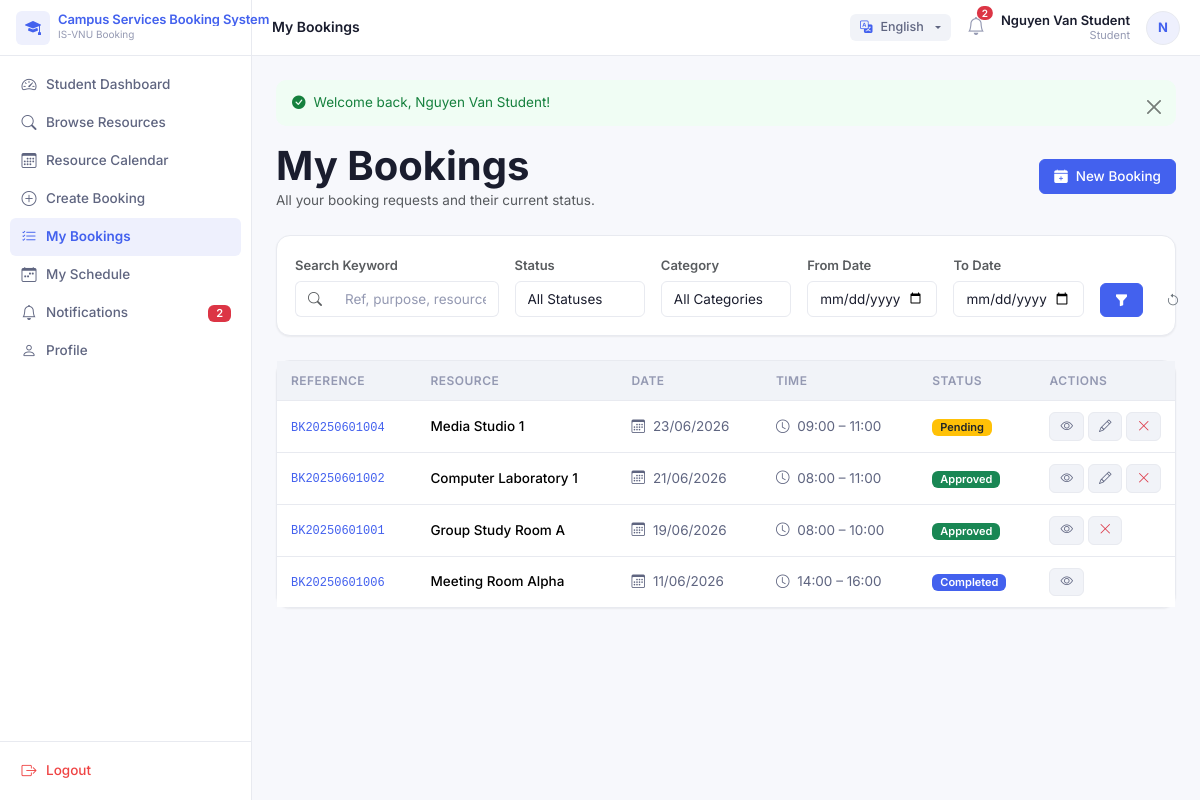
Page /index.php?page=bookings&action=myBookings (signed in) on the committed database.
### tables this page shows
CREATE TABLE bookings (
  id INT UNSIGNED AUTO_INCREMENT PRIMARY KEY,
  booking_reference VARCHAR(30) NOT NULL UNIQUE,
  user_id INT UNSIGNED NOT NULL,
  resource_id INT UNSIGNED NOT NULL,
  start_datetime DATETIME NOT NULL,
  end_datetime DATETIME NOT NULL,
  purpose VARCHAR(255) NOT NULL,
  additional_notes TEXT,
  status ENUM('pending','approved','rejected','cancelled','completed','expired') NOT NULL DEFAULT 'pending',
  requires_approval TINYINT(1) NOT NULL DEFAULT 0,
  created_at TIMESTAMP DEFAULT CURRENT_TIMESTAMP,
  updated_at TIMESTAMP DEFAULT CURRENT_TIMESTAMP ON UPDATE CURRENT_TIMESTAMP,
  FOREIGN KEY (user_id) REFERENCES users(id) ON DELETE RESTRICT,
  FOREIGN KEY (resource_id) REFERENCES resources(id) ON DELETE RESTRICT,
  INDEX idx_bookings_user (user_id),
  INDEX idx_bookings_resource (resource_id),
  INDEX idx_bookings_status (status),
  INDEX idx_bookings_start (start_datetime),
  INDEX idx_bookings_end (end_datetime)
);

CREATE TABLE resources (
  id INT UNSIGNED AUTO_INCREMENT PRIMARY KEY,
  category_id INT UNSIGNED NOT NULL,
  resource_code VARCHAR(50) NOT NULL UNIQUE,
  resource_name VARCHAR(150) NOT NULL,
  location VARCHAR(150) NOT NULL,
  capacity INT UNSIGNED DEFAULT 1,
  description TEXT,
  image VARCHAR(255) DEFAULT NULL,
  status ENUM('available','unavailable','maintenance','restricted') NOT NULL DEFAULT 'available',
  created_at TIMESTAMP DEFAULT CURRENT_TIMESTAMP,
  updated_at TIMESTAMP DEFAULT CURRENT_TIMESTAMP ON UPDATE CURRENT_TIMESTAMP,
  FOREIGN KEY (category_id) REFERENCES resource_categories(id) ON DELETE RESTRICT,
  INDEX idx_resources_category (category_id),
  INDEX idx_resources_status (status)
);

### app/core/Controller.php (called while the page is built, shortened)
<?php
class Controller
{
    protected function view(string $view, array $data = [], string $layout = 'main'): void
    {
        extract($data);
        $contentFile = VIEW_PATH . '/' . str_replace('.', '/', $view) . '.php';
        require $contentFile;
    }
    protected function get(): array
    {
        return $_GET;
    }
}

### app/controllers/BookingController.php (called while the page is built, shortened)
<?php
class BookingController extends Controller
{
    private BookingRepository $bookingRepo;
    private ResourceCategoryRepository $categoryRepo;
    public function __construct()
    {
        $this->bookingRepo = new BookingRepository();
        $this->categoryRepo = new ResourceCategoryRepository();
    }
    public function myBookings(): void
    {
        $filters = [
            'status' => $this->get()['status'] ?? '',
            'search' => trim((string) ($this->get()['search'] ?? '')),
            'category_id' => $this->get()['category_id'] ?? '',
            'date_from' => $this->get()['date_from'] ?? '',
            'date_to' => $this->get()['date_to'] ?? '',
        ];
        $userId = (int) Auth::id();
        $page = max(1, (int) ($this->get()['p'] ?? 1));
        $perPage = 20;
        $countFilters = array_merge($filters, ['user_id' => $userId]);
        $total = $this->bookingRepo->count($countFilters);
        $pagination = paginate($total, $page, $perPage, 'index.php?page=bookings/my');
        $bookings = $this->bookingRepo->findByUser($userId, $filters, $perPage, $pagination['offset']);
        $categories = $this->categoryRepo->findAll(['status' => 'active']);
        $this->view('bookings/my_bookings', [
            'title' => 'My Bookings',
            'bookings' => $bookings,
            'filters' => $filters,
            'pagination' => $pagination,
            'categories' => $categories,
        ]);
    }
}

### public/index.php (called while the page is built, shortened)
<?php
require_once dirname(__DIR__) . '/app/config/config.php';
$action = trim((string) ($_GET['action'] ?? 'index'));
$methodName = $action;
$controller = new $controllerClass();
$controller->$methodName();

### app/config/config.php (called while the page is built, shortened)
<?php
spl_autoload_register(function (string $class): void {
    $paths = [
        APP_PATH . '/core/' . $class . '.php',
        APP_PATH . '/controllers/' . $class . '.php',
        APP_PATH . '/models/' . $class . '.php',
        APP_PATH . '/repositories/' . $class . '.php',
        APP_PATH . '/services/' . $class . '.php',
    ];
    foreach ($paths as $path) {
        if (file_exists($path)) {
            return;
        }
    }
});
require_once APP_PATH . '/helpers/functions.php';

### app/core/Database.php (called while the page is built, shortened)
<?php
class Database
{
    private static ?Database $instance = null;
    private PDO $connection;
    private function __construct()
    {
        $dsn = sprintf('mysql:host=%s;dbname=%s;charset=%s', DB_HOST, DB_NAME, DB_CHARSET);
        $options = [
            PDO::ATTR_ERRMODE => PDO::ERRMODE_EXCEPTION,
            PDO::ATTR_DEFAULT_FETCH_MODE => PDO::FETCH_ASSOC,
            PDO::ATTR_EMULATE_PREPARES => false,
        ];
        $this->connection = new PDO($dsn, DB_USER, DB_PASS, $options);
    }
    public static function getInstance(): self
    {
        if (self::$instance === null) {
            self::$instance = new self();
        }
        return self::$instance;
    }
    public function getConnection(): PDO
    {
        return $this->connection;
    }
}

### app/core/Auth.php (called while the page is built, shortened)
<?php
class Auth
{
    public static function id(): ?int
    {
        return isset($_SESSION['user']['id']) ? (int) $_SESSION['user']['id'] : null;
    }
}

### app/repositories/BookingRepository.php (called while the page is built, shortened)
<?php
class BookingRepository
{
    private PDO $db;
    public function __construct()
    {
        $this->db = Database::getInstance()->getConnection();
    }
    public function count(array $filters = []): int
    {
        $sql = 'SELECT COUNT(*) FROM bookings b
                JOIN users u ON u.id = b.user_id
                JOIN resources r ON r.id = b.resource_id
                WHERE 1=1' . $this->filterClause($filters);
        $params = $this->buildFilterParams($filters);
        $stmt = $this->db->prepare($sql);
        $stmt->execute($params);
        return (int) $stmt->fetchColumn();
    }
    public function findByUser(int $userId, array $filters = [], int $limit = 20, int $offset = 0): array
    {
        $filters['user_id'] = $userId;
        $sql = $this->buildFilterSql($filters);
        $params = $this->buildFilterParams($filters);
        $sql .= ' ORDER BY b.start_datetime DESC LIMIT ? OFFSET ?';
        $params[] = $limit;
        $params[] = $offset;
        $stmt = $this->db->prepare($sql);
        $stmt->execute($params);
        return $stmt->fetchAll();
    }
    private function buildFilterSql(array $filters): string
    {
        return 'SELECT b.*, u.full_name AS user_name, u.email AS user_email,
                       r.resource_name, r.resource_code, rc.category_name
                FROM bookings b
                JOIN users u ON u.id = b.user_id
                JOIN resources r ON r.id = b.resource_id
                JOIN resource_categories rc ON rc.id = r.category_id
                WHERE 1=1' . $this->filterClause($filters);
    }
    private function filterClause(array $filters): string
    {
        $sql = '';
        if (!empty($filters['user_id'])) {
            $sql .= ' AND b.user_id = ?';
        }
        return $sql;
    }
    private function buildFilterParams(array $filters, bool $withSearch = true): array
    {
        $params = [];
        if (!empty($filters['user_id'])) {
            $params[] = $filters['user_id'];
        }
        return $params;
    }
}

### app/views/bookings/my_bookings.php (the view, shortened to what this page needs)
<div class="d-flex align-items-center justify-content-between mb-4 flex-wrap gap-2">
  <div>
    <h1 class="fw-bold mb-0">My Bookings</h1>
    <p class="text-muted mb-0" style="font-size:13.5px">All your booking requests and their current status.</p>
  </div>
  <a href="<?= route_url('bookings', 'create') ?>" class="btn btn-primary d-flex align-items-center gap-2">
    <i class="bi bi-calendar-plus-fill"></i> New Booking
  </a>
</div>
<div class="card mb-4 border-0 shadow-sm" style="border-radius:12px">
  <div class="card-body p-3">
    <form method="GET" action="index.php" class="row g-3 align-items-end">
      <div class="col-12 col-md-3">
        <label class="form-label small fw-semibold text-muted">Search Keyword</label>
        <div class="input-group">
          <span class="input-group-text bg-white border-end-0 text-muted">
            <i class="bi bi-search"></i>
          </span>
          <input type="text" name="search" class="form-control border-start-0"
                 placeholder="Ref, purpose, resource..."
                 value="<?= e($filters['search'] ?? '') ?>">
        </div>
      </div>
      <div class="col-6 col-md-2">
        <label class="form-label small fw-semibold text-muted">Status</label>
        <select name="status" class="form-select">
          <option value="">All Statuses</option>
        </select>
      </div>
      <div class="col-6 col-md-2">
        <label class="form-label small fw-semibold text-muted">Category</label>
        <select name="category_id" class="form-select">
          <option value="">All Categories</option>
        </select>
      </div>
      <div class="col-6 col-md-2">
        <label class="form-label small fw-semibold text-muted">From Date</label>
        <input type="date" name="date_from" class="form-control"
               value="<?= e($filters['date_from'] ?? '') ?>">
      </div>
      <div class="col-6 col-md-2">
        <label class="form-label small fw-semibold text-muted">To Date</label>
        <input type="date" name="date_to" class="form-control"
               value="<?= e($filters['date_to'] ?? '') ?>">
      </div>
      <div class="col-12 col-md-1 d-flex gap-2">
        <button type="submit" class="btn btn-primary w-100" title="Apply filters">
          <i class="bi bi-funnel-fill"></i>
        </button>
        <a href="index.php?page=bookings&action=myBookings" class="btn btn-outline-secondary w-100" title="Reset filters">
          <i class="bi bi-arrow-counterclockwise"></i>
        </a>
      </div>
    </form>
  </div>
</div>
<div class="card mb-3">
  <div class="table-responsive">
    <table class="table table-hover mb-0">
      <thead>
        <tr>
          <th>Reference</th>
          <th>Resource</th>
          <th>Date</th>
          <th>Time</th>
          <th>Status</th>
          <th style="width:130px">Actions</th>
        </tr>
      </thead>
      <tbody>
        <?php foreach ($bookings as $b): ?>
        <tr>
          <td>
            <code style="font-size:12px;color:var(--primary)">
              <?= e($b['booking_reference']) ?>
            </code>
          </td>
          <td class="fw-medium"><?= e($b['resource_name']) ?></td>
          <td style="color:var(--text-sub);white-space:nowrap">
            <i class="bi bi-calendar3 me-1"></i>
            <?= date('d/m/Y', strtotime($b['start_datetime'])) ?>
          </td>
          <td style="color:var(--text-sub);white-space:nowrap">
            <i class="bi bi-clock me-1"></i>
            <?= date('H:i', strtotime($b['start_datetime'])) ?> – <?= date('H:i', strtotime($b['end_datetime'])) ?>
          </td>
          <td><?= status_badge($b['status']) ?></td>
          <td>
            <div class="d-flex gap-1">
              <a href="<?= route_url('bookings', 'show', ['id' => $b['id']]) ?>"
                 class="btn btn-sm btn-light" title="View Details">
                <i class="bi bi-eye"></i>
              </a>
              <?php if (in_array($b['status'], ['pending', 'approved']) && strtotime($b['start_datetime']) >= time()): ?>
              <a href="<?= route_url('bookings', 'edit', ['id' => $b['id']]) ?>"
                 class="btn btn-sm btn-light" title="Edit Booking">
                <i class="bi bi-pencil"></i>
              </a>
              <?php endif; ?>
              <?php if (in_array($b['status'], ['pending', 'approved'])): ?>
              <button type="button"
                      class="btn btn-sm btn-light text-danger"
                      data-bs-toggle="modal"
                      data-bs-target="#cancelModal<?= $b['id'] ?>"
                      title="Cancel Booking">
                <i class="bi bi-x-lg"></i>
              </button>
              <?php endif; ?>
            </div>
          </td>
        </tr>
        <?php endforeach; ?>
      </tbody>
    </table>
  </div>
</div>

### app/helpers/functions.php (shortened to what this page needs)
<?php
function url(string $path = ''): string
{
    $path = ltrim($path, '/');
    return APP_URL . ($path ? '/' . $path : '');
}
function e(?string $value): string
{
    return htmlspecialchars($value ?? '', ENT_QUOTES, 'UTF-8');
}
function status_badge(string $status, string $type = 'booking'): string
{
    $classes = [
        'booking' => [
            'pending' => 'bg-warning text-dark',
            'approved' => 'bg-success',
            'rejected' => 'bg-danger',
            'cancelled' => 'bg-secondary',
            'completed' => 'bg-primary',
            'expired' => 'bg-dark',
        ],
        'resource' => [
            'available' => 'bg-success',
            'unavailable' => 'bg-secondary',
            'maintenance' => 'bg-warning text-dark',
            'restricted' => 'bg-danger',
        ],
    ];
    $map = $classes[$type] ?? $classes['booking'];
    $class = $map[$status] ?? 'bg-secondary';
    $label = ucwords(str_replace('_', ' ', $status));
    return '<span class="badge ' . $class . '">' . e($label) . '</span>';
}
function route_url(string $page, string $action = 'index', array $params = []): string
{
    $query = ['page' => $page];
    if ($action !== 'index') {
        $query['action'] = $action;
    }
    foreach ($params as $k => $v) {
        if ($v !== '' && $v !== null) {
            $query[$k] = $v;
        }
    }
    return url('index.php?' . http_build_query($query));
}
function paginate(int $total, int $page, int $perPage, string $baseUrl): array
{
    $totalPages = max(1, (int) ceil($total / $perPage));
    $page = max(1, min($page, $totalPages));
    return [
        'total' => $total,
        'page' => $page,
        'per_page' => $perPage,
        'total_pages' => $totalPages,
        'offset' => ($page - 1) * $perPage,
        'base_url' => $baseUrl,
    ];
}

### rows in the picture
bookings: booking_reference "BK20250601004", resource.resource_name "Media Studio 1", start_datetime "23/06/2026", start_datetime "09:00", end_datetime "11:00", status "Pending"
bookings: booking_reference "BK20250601002", resource.resource_name "Computer Laboratory 1", start_datetime "21/06/2026", start_datetime "08:00", end_datetime "11:00", status "Approved"
bookings: booking_reference "BK20250601001", resource.resource_name "Group Study Room A", start_datetime "19/06/2026", start_datetime "08:00", end_datetime "10:00", status "Approved"
bookings: booking_reference "BK20250601006", resource.resource_name "Meeting Room Alpha", start_datetime "11/06/2026", start_datetime "14:00", end_datetime "16:00", status "Completed"

### other values in the picture
setting('system_name', 'Campus Services') "Campus Services Booking System"
__($item['label']) "Student Dashboard"
__($item['label']) "Browse Resources"
__($item['label']) "Resource Calendar"
__($item['label']) "Create Booking"
__($item['label']) "My Bookings"
__($item['label']) "My Schedule"
__($item['label']) "Notifications"
$unreadNotifications "2"
__($item['label']) "Profile"
__('Logout') "Logout"
__($title ?? '') "My Bookings"
$user['full_name'] "Nguyen Van Student"
__($role) "Student"
substr($user['full_name'] ?? 'U', 0, 1) "N"
